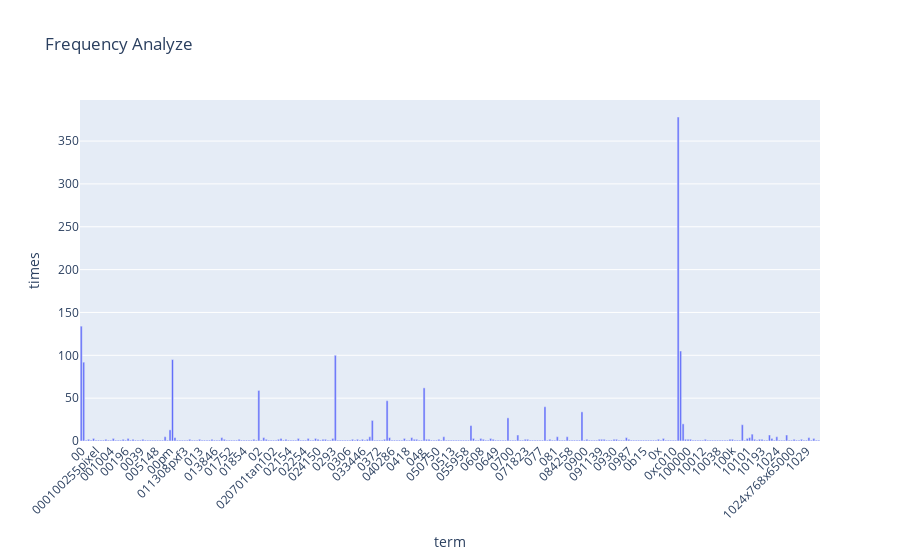

The notebook cell this image was saved under:
### Code cell
import pandas as pd
import plotly.graph_objs as go
# 建立ㄌX&Y軸
x = count_vect.get_feature_names_out()[:300]
y = term_frequencies[:300]
trace = go.Bar(x=x,y=y,name="Term Frequency")
# 建立標籤
layout = go.Layout(title="Frequency Analyze",xaxis={"title":"term"},
    yaxis={"title":"times"},barmode="group")
fig = go.Figure(data = [trace],layout=layout)
fig.update_layout(xaxis_tickangle=-45)
fig.show()

### Figure 1 — Plotly figure (JSON) as saved in the notebook; plotly's stock layout.template omitted (floating-point values rounded to 4 significant figures; data arrays with more than 128 entries replaced by an {"elided": "..."} marker saying what was removed)
{"data": [{"name": "Term Frequency", "type": "bar", "x": {"elided": "300 str values"}, "y": {"elided": "300 int values"}}], "layout": {"barmode": "group", "title": {"text": "Frequency Analyze"}, "xaxis": {"tickangle": -45, "title": {"text": "term"}}, "yaxis": {"title": {"text": "times"}}}}
